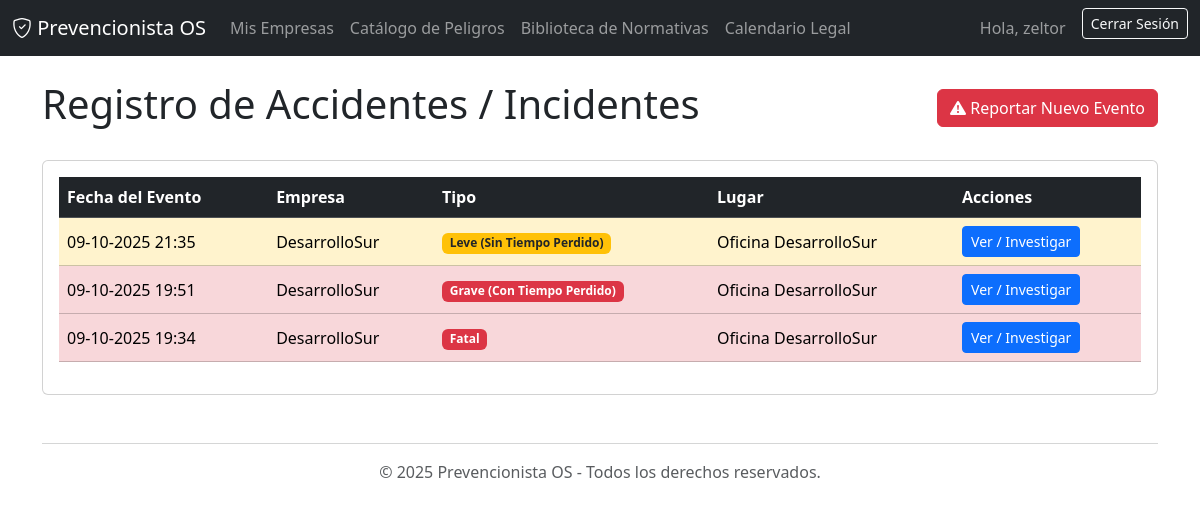
Screenshot of /accidentes/ (signed in) with the database file from the repository.
### accidentes/models.py (models this page shows, shortened)
class ReporteAccidente(models.Model):
    TIPO_ACCIDENTE_CHOICES = [
        ('incidente', 'Incidente (Casi Accidente)'),
        ('leve', 'Leve (Sin Tiempo Perdido)'),
        ('grave', 'Grave (Con Tiempo Perdido)'),
        ('fatal', 'Fatal'),
        ('dano_propiedad', 'Daño a la propiedad / equipo'),
        ('casi_accidente', 'Casi accidente'),
    ]
    TURNO_CHOICES = [
        ('manana', 'Mañana'),
        ('tarde', 'Tarde'),
        ('noche', 'Noche'),
    ]
    TIPO_LESION_CHOICES = [
        ('contusion', 'Contusión'),
        ('corte', 'Corte'),
        ('esguince', 'Esguince'),
    ]
    TRATAMIENTO_INICIAL_CHOICES = [
        ('primeros_auxilios', 'Primeros auxilios'),
        ('derivado_mutual', 'Derivado a mutual'),
        ('hospital', 'Hospital'),
        ('otro', 'Otro'),
    ]
    empresa = models.ForeignKey(Empresa, on_delete=models.CASCADE, related_name='reportes_accidentes')
    fecha_reporte = models.DateTimeField(auto_now_add=True)
    reportado_por = models.ForeignKey(settings.AUTH_USER_MODEL, on_delete=models.SET_NULL, null=True)
    area_departamento = models.CharField(max_length=255, blank=True, null=True)
    supervisor_responsable = models.CharField(max_length=255, blank=True, null=True)
    nombre_completo_accidentado = models.CharField(max_length=255, blank=True, null=True)
    rut_accidentado = models.CharField(max_length=12, blank=True, null=True)
    cargo_accidentado = models.CharField(max_length=255, blank=True, null=True)
    antiguedad_cargo_accidentado = models.CharField(max_length=255, blank=True, null=True)
    turno_accidentado = models.CharField(max_length=20, choices=TURNO_CHOICES, blank=True, null=True)
    descripcion_evento = models.TextField(help_text="Describe detalladamente qué sucedió.")
    lugar_exacto = models.CharField(max_length=255, help_text="Ej: Taller de soldadura, Bodega 2")
    fecha_accidente = models.DateTimeField()
    tipo_accidente = models.CharField(max_length=20, choices=TIPO_ACCIDENTE_CHOICES)
    tipo_lesion = models.CharField(max_length=50, choices=TIPO_LESION_CHOICES, blank=True, null=True)
    parte_cuerpo_afectada = models.CharField(max_length=255, blank=True, null=True) # Se almacena la parte del cuerpo seleccionada en el modelo 3D
    tratamiento_inicial = models.CharField(max_length=50, choices=TRATAMIENTO_INICIAL_CHOICES, blank=True, null=True)
    causas_inmediatas = models.TextField(blank=True, null=True) # Se almacena como texto, ej: "Falta de orden / limpieza, Acto inseguro del trabajador"
    medidas_inmediatas = models.TextField(blank=True, null=True)
    evidencia_fotografica = models.ImageField(upload_to='accidentes_evidencia/', blank=True, null=True, verbose_name="Evidencia Fotográfica")

### gestion_riesgos/models.py (models this page shows, shortened)
class Empresa(models.Model):
    prevencionista = models.ForeignKey(settings.AUTH_USER_MODEL, on_delete=models.CASCADE, related_name='empresas_gestionadas')
    razon_social = models.CharField(max_length=255)
    rut = models.CharField(max_length=12, unique=True, help_text="Ej: 76.123.456-7")
    direccion = models.CharField(max_length=255, blank=True)
    telefono = models.CharField(max_length=20, blank=True)
    fecha_creacion = models.DateTimeField(auto_now_add=True)

### accidentes/views.py (the view)
# urls.py: path('accidentes/', views.ReporteAccidenteListView.as_view(), name='reporte_accidente_list'),
class ReporteAccidenteListView(LoginRequiredMixin, ListView):
    model = ReporteAccidente
    template_name = 'accidentes/reporte_list.html'
    context_object_name = 'reportes'
    def get_queryset(self):
        return ReporteAccidente.objects.filter(empresa__prevencionista=self.request.user).order_by('-fecha_accidente')

### accidentes/templates/accidentes/reporte_list.html (shortened to what this page needs)
{% extends 'base.html' %}
{% block content %}
<div class="d-flex justify-content-between align-items-center mb-4">
    <h1>Registro de Accidentes / Incidentes</h1>
    <a href="{% url 'reporte_accidente_create' %}" class="btn btn-danger">
        <i class="bi bi-exclamation-triangle-fill"></i> Reportar Nuevo Evento
    </a>
</div>
<div class="card">
    <div class="card-body">
        <table class="table table-hover align-middle">
            <thead class="table-dark">
                <tr>
                    <th>Fecha del Evento</th>
                    <th>Empresa</th>
                    <th>Tipo</th>
                    <th>Lugar</th>
                    <th>Acciones</th>
                </tr>
            </thead>
            <tbody>
                {% for reporte in reportes %}
                <tr class="{% if reporte.tipo_accidente == 'fatal' or reporte.tipo_accidente == 'grave' %}table-danger{% elif reporte.tipo_accidente == 'leve' %}table-warning{% endif %}">
                    <td>{{ reporte.fecha_accidente|date:"d-m-Y H:i" }}</td>
                    <td>{{ reporte.empresa.razon_social }}</td>
                    <td>
                        <span class="badge
                            {% if reporte.tipo_accidente == 'fatal' or reporte.tipo_accidente == 'grave' %}bg-danger
                            {% elif reporte.tipo_accidente == 'leve' %}bg-warning text-dark
                            {% else %}bg-secondary
                            {% endif %}">
                            {{ reporte.get_tipo_accidente_display }}
                        </span>
                    </td>
                    <td>{{ reporte.lugar_exacto }}</td>
                    <td>
    <a href="{% url 'reporte_accidente_detail' reporte.pk %}" class="btn btn-sm btn-primary">Ver / Investigar</a>
</td>
                </tr>
                {% empty %}
                <tr>
                    <td colspan="5" class="text-center">No se han registrado accidentes o incidentes.</td>
                </tr>
                {% endfor %}
            </tbody>
        </table>
    </div>
</div>
{% endblock %}

### gestion_riesgos/templates/base.html (shortened to what this page needs)
<!DOCTYPE html>
<html lang="es">
<head>
    <link href="https://cdn.jsdelivr.net/npm/bootstrap@5.3.3/dist/css/bootstrap.min.css" rel="stylesheet">
    <link rel="stylesheet" href="https://cdn.jsdelivr.net/npm/bootstrap-icons@1.11.3/font/bootstrap-icons.min.css">
</head>
<body>
    <nav class="navbar navbar-expand-lg navbar-dark bg-dark">
        <div class="container-fluid">
            <a class="navbar-brand" href="{% url 'dashboard' %}">
                <i class="bi bi-shield-check"></i> Prevencionista OS
            </a>
            <div class="collapse navbar-collapse" id="navbarNav">
                {% if user.is_authenticated %}
                <ul class="navbar-nav me-auto mb-2 mb-lg-0">
                    <li class="nav-item">
                        <a class="nav-link" href="{% url 'empresa_list' %}">Mis Empresas</a>
                    </li>
                    <li class="nav-item">
                        <a class="nav-link" href="{% url 'peligro_list' %}">Catálogo de Peligros</a>
                    </li>
                    <li class="nav-item">
                        <a class="nav-link" href="{% url 'normativa_list' %}">Biblioteca de Normativas</a>
                    </li>
                    <li class="nav-item">
                        <a class="nav-link" href="{% url 'calendario_legal' %}">Calendario Legal</a>
                    </li>
                </ul>
                {% endif %}
                <div class="d-flex ms-auto">
                    {% if user.is_authenticated %}
                        <span class="navbar-text me-3">
                            Hola, {{ user.first_name|default:user.username }}
                        </span>
                        <form action="{% url 'logout' %}" method="post">
                            <button type="submit" class="btn btn-outline-light btn-sm">Cerrar Sesión</button>
                        </form>
                    {% else %}
                        <a href="{% url 'login' %}" class="btn btn-primary">Iniciar Sesión</a>
                    {% endif %}
                </div>
            </div>
        </div>
    </nav>
    <main class="container mt-4">
        {% block content %}{% endblock %}
    </main>
    <footer class="container text-center mt-5 mb-3 text-muted">
        <hr>
        <p>&copy; {% now "Y" %} Prevencionista OS - Todos los derechos reservados.</p>
    </footer>
</body>
</html>

### rows the page displays
ReporteAccidente: fecha_accidente "09-10-2025 21:35", empresa.razon_social "DesarrolloSur", tipo_accidente "Leve (Sin Tiempo Perdido)", lugar_exacto "Oficina DesarrolloSur"
ReporteAccidente: fecha_accidente "09-10-2025 19:51", empresa.razon_social "DesarrolloSur", tipo_accidente "Grave (Con Tiempo Perdido)", lugar_exacto "Oficina DesarrolloSur"
ReporteAccidente: fecha_accidente "09-10-2025 19:34", empresa.razon_social "DesarrolloSur", tipo_accidente "Fatal", lugar_exacto "Oficina DesarrolloSur"

### other values shown
{{ user.first_name|default:user.username }} "zeltor"
